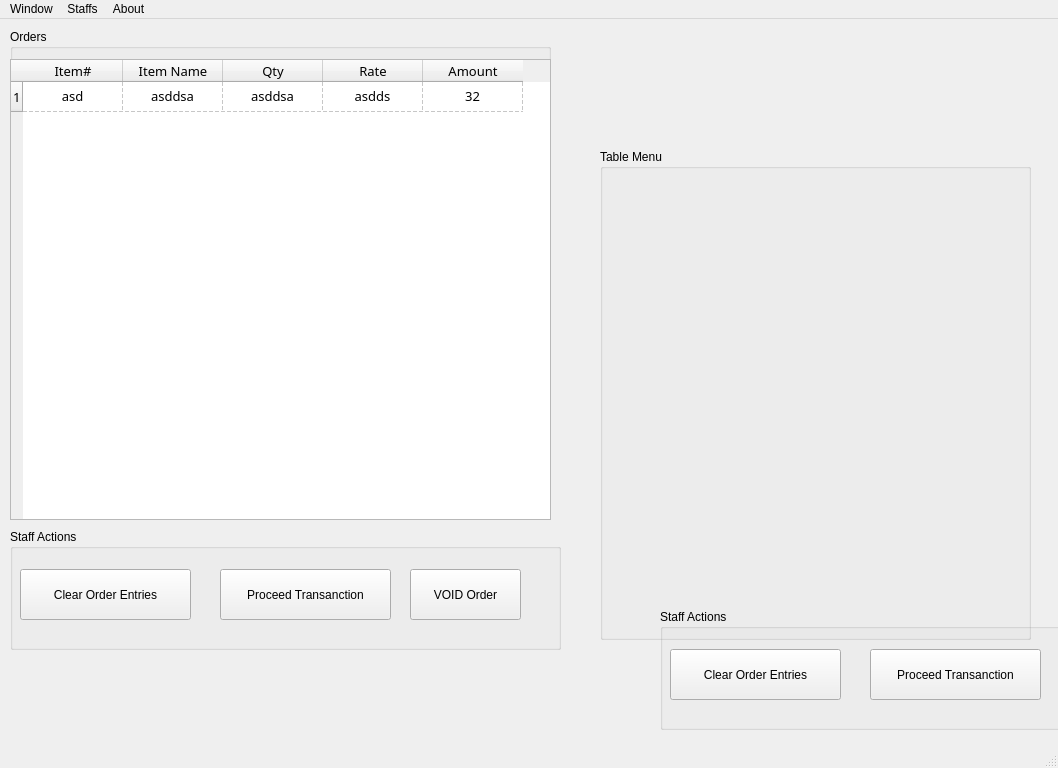
<?xml version="1.0" encoding="UTF-8"?>
<ui version="4.0">
 <class>Route88_POS_SystemWindow</class>
 <widget class="QMainWindow" name="Route88_POS_SystemWindow">
  <property name="windowModality">
   <enum>Qt::ApplicationModal</enum>
  </property>
  <property name="geometry">
   <rect>
    <x>0</x>
    <y>0</y>
    <width>1058</width>
    <height>768</height>
   </rect>
  </property>
  <property name="sizePolicy">
   <sizepolicy hsizetype="MinimumExpanding" vsizetype="MinimumExpanding">
    <horstretch>0</horstretch>
    <verstretch>0</verstretch>
   </sizepolicy>
  </property>
  <property name="minimumSize">
   <size>
    <width>1024</width>
    <height>768</height>
   </size>
  </property>
  <property name="focusPolicy">
   <enum>Qt::TabFocus</enum>
  </property>
  <property name="windowTitle">
   <string>Route88 System | POS SystemView</string>
  </property>
  <property name="windowIcon">
   <iconset>
    <normaloff>IcoDisplay/r_88.ico</normaloff>IcoDisplay/r_88.ico</iconset>
  </property>
  <property name="unifiedTitleAndToolBarOnMac">
   <bool>true</bool>
  </property>
  <widget class="QWidget" name="centralwidget">
   <widget class="QGroupBox" name="groupBox">
    <property name="geometry">
     <rect>
      <x>660</x>
      <y>590</y>
      <width>431</width>
      <height>121</height>
     </rect>
    </property>
    <property name="title">
     <string>Staff Actions</string>
    </property>
    <widget class="QPushButton" name="pushButton">
     <property name="geometry">
      <rect>
       <x>10</x>
       <y>40</y>
       <width>171</width>
       <height>51</height>
      </rect>
     </property>
     <property name="text">
      <string>Clear Order Entries</string>
     </property>
    </widget>
    <widget class="QPushButton" name="pushButton_2">
     <property name="geometry">
      <rect>
       <x>400</x>
       <y>40</y>
       <width>111</width>
       <height>51</height>
      </rect>
     </property>
     <property name="text">
      <string>VOID Order</string>
     </property>
    </widget>
    <widget class="QPushButton" name="pushButton_3">
     <property name="geometry">
      <rect>
       <x>210</x>
       <y>40</y>
       <width>171</width>
       <height>51</height>
      </rect>
     </property>
     <property name="text">
      <string>Proceed Transanction</string>
     </property>
    </widget>
   </widget>
   <widget class="QGroupBox" name="groupBox_2">
    <property name="geometry">
     <rect>
      <x>600</x>
      <y>130</y>
      <width>431</width>
      <height>491</height>
     </rect>
    </property>
    <property name="title">
     <string>Table Menu</string>
    </property>
   </widget>
   <widget class="QGroupBox" name="groupBox_3">
    <property name="geometry">
     <rect>
      <x>10</x>
      <y>10</y>
      <width>541</width>
      <height>491</height>
     </rect>
    </property>
    <property name="title">
     <string>Orders</string>
    </property>
    <widget class="QTableWidget" name="Order_TableView">
     <property name="geometry">
      <rect>
       <x>0</x>
       <y>30</y>
       <width>541</width>
       <height>461</height>
      </rect>
     </property>
     <property name="sizePolicy">
      <sizepolicy hsizetype="Fixed" vsizetype="Fixed">
       <horstretch>0</horstretch>
       <verstretch>0</verstretch>
      </sizepolicy>
     </property>
     <property name="font">
      <font>
       <family>Roboto Mono</family>
       <pointsize>10</pointsize>
      </font>
     </property>
     <property name="focusPolicy">
      <enum>Qt::TabFocus</enum>
     </property>
     <property name="frameShape">
      <enum>QFrame::StyledPanel</enum>
     </property>
     <property name="frameShadow">
      <enum>QFrame::Sunken</enum>
     </property>
     <property name="lineWidth">
      <number>2</number>
     </property>
     <property name="midLineWidth">
      <number>2</number>
     </property>
     <property name="autoScroll">
      <bool>true</bool>
     </property>
     <property name="editTriggers">
      <set>QAbstractItemView::NoEditTriggers</set>
     </property>
     <property name="dragDropOverwriteMode">
      <bool>false</bool>
     </property>
     <property name="alternatingRowColors">
      <bool>true</bool>
     </property>
     <property name="selectionMode">
      <enum>QAbstractItemView::SingleSelection</enum>
     </property>
     <property name="selectionBehavior">
      <enum>QAbstractItemView::SelectRows</enum>
     </property>
     <property name="textElideMode">
      <enum>Qt::ElideMiddle</enum>
     </property>
     <property name="gridStyle">
      <enum>Qt::DashLine</enum>
     </property>
     <property name="sortingEnabled">
      <bool>true</bool>
     </property>
     <attribute name="horizontalHeaderCascadingSectionResizes">
      <bool>true</bool>
     </attribute>
     <attribute name="verticalHeaderCascadingSectionResizes">
      <bool>true</bool>
     </attribute>
     <attribute name="verticalHeaderShowSortIndicator" stdset="0">
      <bool>true</bool>
     </attribute>
     <row>
      <property name="text">
       <string>1</string>
      </property>
     </row>
     <column>
      <property name="text">
       <string>Item#</string>
      </property>
     </column>
     <column>
      <property name="text">
       <string>Item Name</string>
      </property>
     </column>
     <column>
      <property name="text">
       <string>Qty</string>
      </property>
     </column>
     <column>
      <property name="text">
       <string>Rate</string>
      </property>
     </column>
     <column>
      <property name="text">
       <string>Amount</string>
      </property>
     </column>
     <item row="0" column="0">
      <property name="text">
       <string>asd</string>
      </property>
      <property name="textAlignment">
       <set>AlignCenter</set>
      </property>
      <property name="flags">
       <set>ItemIsSelectable|ItemIsEnabled</set>
      </property>
     </item>
     <item row="0" column="1">
      <property name="text">
       <string>asddsa</string>
      </property>
      <property name="textAlignment">
       <set>AlignCenter</set>
      </property>
      <property name="flags">
       <set>ItemIsSelectable|ItemIsEnabled</set>
      </property>
     </item>
     <item row="0" column="2">
      <property name="text">
       <string>asddsa</string>
      </property>
      <property name="textAlignment">
       <set>AlignCenter</set>
      </property>
      <property name="flags">
       <set>ItemIsSelectable|ItemIsEnabled</set>
      </property>
     </item>
     <item row="0" column="3">
      <property name="text">
       <string>asdds</string>
      </property>
      <property name="textAlignment">
       <set>AlignCenter</set>
      </property>
      <property name="flags">
       <set>ItemIsSelectable|ItemIsEnabled</set>
      </property>
     </item>
     <item row="0" column="4">
      <property name="text">
       <string>32</string>
      </property>
      <property name="textAlignment">
       <set>AlignCenter</set>
      </property>
      <property name="flags">
       <set>ItemIsSelectable|ItemIsEnabled</set>
      </property>
     </item>
    </widget>
   </widget>
   <widget class="QGroupBox" name="groupBox_4">
    <property name="geometry">
     <rect>
      <x>10</x>
      <y>510</y>
      <width>551</width>
      <height>121</height>
     </rect>
    </property>
    <property name="title">
     <string>Staff Actions</string>
    </property>
    <widget class="QPushButton" name="pushButton_4">
     <property name="geometry">
      <rect>
       <x>10</x>
       <y>40</y>
       <width>171</width>
       <height>51</height>
      </rect>
     </property>
     <property name="text">
      <string>Clear Order Entries</string>
     </property>
    </widget>
    <widget class="QPushButton" name="pushButton_5">
     <property name="geometry">
      <rect>
       <x>400</x>
       <y>40</y>
       <width>111</width>
       <height>51</height>
      </rect>
     </property>
     <property name="text">
      <string>VOID Order</string>
     </property>
    </widget>
    <widget class="QPushButton" name="pushButton_6">
     <property name="geometry">
      <rect>
       <x>210</x>
       <y>40</y>
       <width>171</width>
       <height>51</height>
      </rect>
     </property>
     <property name="text">
      <string>Proceed Transanction</string>
     </property>
    </widget>
   </widget>
  </widget>
  <widget class="QMenuBar" name="menubar">
   <property name="geometry">
    <rect>
     <x>0</x>
     <y>0</y>
     <width>1058</width>
     <height>20</height>
    </rect>
   </property>
   <widget class="QMenu" name="menuAbout">
    <property name="title">
     <string>About</string>
    </property>
    <addaction name="actionInformation"/>
   </widget>
   <widget class="QMenu" name="menuStaffs">
    <property name="title">
     <string>Staffs</string>
    </property>
    <addaction name="actionSwitch_To"/>
    <addaction name="actionManage_Staffs"/>
   </widget>
   <widget class="QMenu" name="menuShutdown">
    <property name="title">
     <string>Window</string>
    </property>
    <addaction name="actionSwitch_Window"/>
    <addaction name="separator"/>
    <addaction name="actionExport_Data"/>
    <addaction name="separator"/>
    <addaction name="actionShutdown"/>
    <addaction name="actionLogout_2"/>
    <addaction name="separator"/>
   </widget>
   <addaction name="menuShutdown"/>
   <addaction name="menuStaffs"/>
   <addaction name="menuAbout"/>
  </widget>
  <widget class="QStatusBar" name="statusbar"/>
  <action name="actionLogout">
   <property name="text">
    <string>Logout</string>
   </property>
  </action>
  <action name="actionSwitch_User">
   <property name="text">
    <string>Switch User</string>
   </property>
  </action>
  <action name="actionQuit">
   <property name="text">
    <string>Quit</string>
   </property>
  </action>
  <action name="actionOptions">
   <property name="text">
    <string>Options</string>
   </property>
  </action>
  <action name="actionInformation">
   <property name="text">
    <string>Information</string>
   </property>
  </action>
  <action name="actionSwitch_To">
   <property name="text">
    <string>Switch To...</string>
   </property>
  </action>
  <action name="actionShutdown">
   <property name="text">
    <string>Shutdown</string>
   </property>
  </action>
  <action name="actionManage_Staffs">
   <property name="text">
    <string>Manage Staffs</string>
   </property>
  </action>
  <action name="actionLogout_2">
   <property name="text">
    <string>Logout</string>
   </property>
  </action>
  <action name="actionExport_Data">
   <property name="text">
    <string>Export Data...</string>
   </property>
  </action>
  <action name="actionSwitch_Window">
   <property name="text">
    <string>Switch Window...</string>
   </property>
  </action>
 </widget>
 <resources/>
 <connections/>
</ui>
